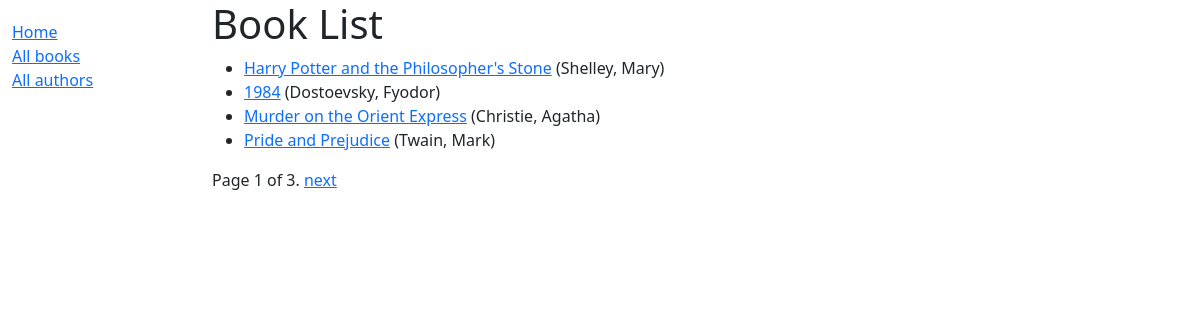
/catalog/books/, run on the app's committed database.
### catalog/models.py (models this page shows, shortened)
class Book(models.Model):
    title = models.CharField(max_length=200)
    author = models.ForeignKey('Author', on_delete=models.RESTRICT, null=True)
    summary = models.TextField(max_length=1000, help_text="Enter a brief description of the book")
    isbn = models.CharField('ISBN', max_length=13, unique=True, help_text='13 Character <a href="https://www.isbn-international.org/content/what-isbn''">ISBN number</a>')
    genre = models.ManyToManyField(Genre, help_text="Select a genre for this book")
    def get_absolute_url(self):
        return reverse('book-detail', args=[str(self.id)])
    def display_genre(self):
        """Create a string for the genre. This is required to display genre in Admin."""
        return ', '.join(genre.name for genre in self.genre.all()[:3])
    display_genre.short_description = "Genre"

class Author(models.Model):
    first_name = models.CharField(max_length=100)
    last_name = models.CharField(max_length=100)
    date_of_birth = models.DateField(null=True, blank=True)
    date_of_death = models.DateField('Died', null=True, blank=True)
    class Meta:
        ordering = ['last_name', 'first_name']
    def __str__(self):
        return f'{self.last_name}, {self.first_name}'

### catalog/views.py (the view)
# urls.py: path('books/', views.BookListView.as_view(), name='books'),
class BookListView(generic.ListView):
    model = Book
    paginate_by = 4

### catalog/templates/catalog/book_list.html
{% extends "base_generic.html" %}
{% block content %}
<h1>Book List</h1>
{% if book_list %}
<ul>
    {% for book in book_list %}
    <li>
        <a href="{{ book.get_absolute_url }}">{{ book.title }}</a>
        ({{ book.author }})
    </li>
    {% endfor %}
</ul>
{% else %}
    <p>There are no books in the library.</p>
{% endif %}
{% endblock %}

### data on the page
Book: title "Harry Potter and the Philosopher's Stone", author "Shelley, Mary"
Book: title "1984", author "Dostoevsky, Fyodor"
Book: title "Murder on the Orient Express", author "Christie, Agatha"
Book: title "Pride and Prejudice", author "Twain, Mark"

### other printed values
{{ page_obj.number }} "1"
{{ page_obj.paginator.num_pages }} "3"
